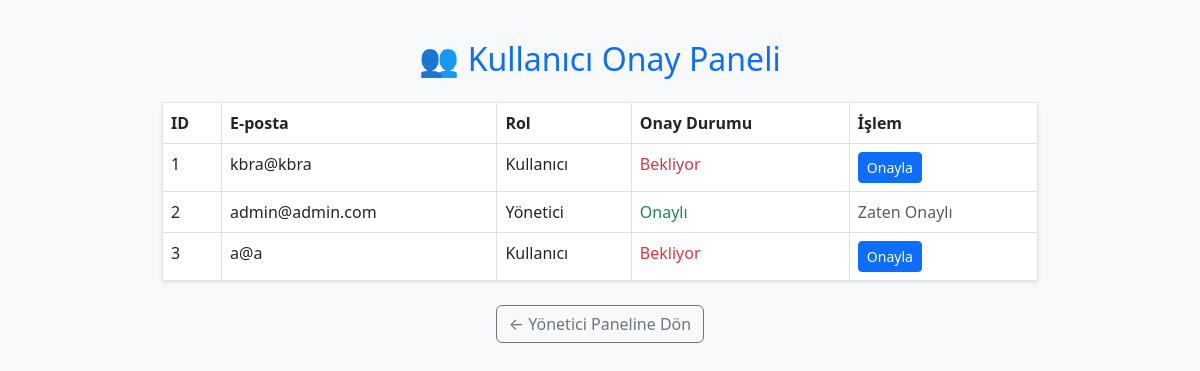
The page /kullanici_onayla.php (signed in) on the database its author committed.
### tables this page shows
CREATE TABLE `users` (
  `id` int(11) NOT NULL,
  `email` varchar(100) NOT NULL,
  `password` varchar(255) NOT NULL,
  `role` enum('user','admin') NOT NULL DEFAULT 'user',
  `is_approved` tinyint(1) DEFAULT 0,
  `created_at` timestamp NOT NULL DEFAULT current_timestamp()
);

### kullanici_onayla.php (the view, shortened to what this page needs)
<?php
include("baglanti.php");
$kullanicilar = mysqli_query($baglanti, "SELECT * FROM users ORDER BY id ASC");
?>
<!DOCTYPE html>
<html lang="tr">
<head>
    <link href="https://cdn.jsdelivr.net/npm/bootstrap@5.3.0/dist/css/bootstrap.min.css" rel="stylesheet">
</head>
<body>
<div class="container container-custom">
    <h2 class="mb-4 text-center text-primary">👥 Kullanıcı Onay Paneli</h2>
    <table class="table table-bordered bg-white shadow-sm">
        <thead class="bg-primary text-white">
            <tr>
                <th>ID</th>
                <th>E-posta</th>
                <th>Rol</th>
                <th>Onay Durumu</th>
                <th>İşlem</th>
            </tr>
        </thead>
        <tbody>
            <?php while ($kullanici = mysqli_fetch_assoc($kullanicilar)) { ?>
                <tr>
                    <td><?php echo $kullanici["id"]; ?></td>
                    <td><?php echo $kullanici["email"]; ?></td>
                    <td><?php echo $kullanici["role"] === "admin" ? "Yönetici" : "Kullanıcı"; ?></td>
                    <td>
                        <?php echo $kullanici["is_approved"] ? "<span class='text-success'>Onaylı</span>" : "<span class='text-danger'>Bekliyor</span>"; ?>
                    </td>
                    <td>
                        <?php if ($kullanici["is_approved"] == 0) { ?>
                            <a href="kullanici_onayla.php?onayla_id=<?php echo $kullanici["id"]; ?>" class="btn btn-sm btn-primary">Onayla</a>
                        <?php } else { ?>
                            <span class="text-muted">Zaten Onaylı</span>
                        <?php } ?>
                    </td>
                </tr>
            <?php } ?>
        </tbody>
    </table>
    <div class="text-center mt-4">
        <a href="admin_paneli.php" class="btn btn-outline-secondary">← Yönetici Paneline Dön</a>
    </div>
</div>
</body>
</html>

### kullanici_onayla.php (style rules this page uses)
body { background: #f8f9fa; }
.container-custom { max-width: 900px; margin: auto; margin-top: 40px; }

### rows shown on the page
users: id "1", email "kbra@kbra", role "Kullanıcı", is_approved "Bekliyor"
users: id "2", email "admin@admin.com", role "Yönetici", is_approved "Onaylı"
users: id "3", email "a@a", role "Kullanıcı", is_approved "Bekliyor"
